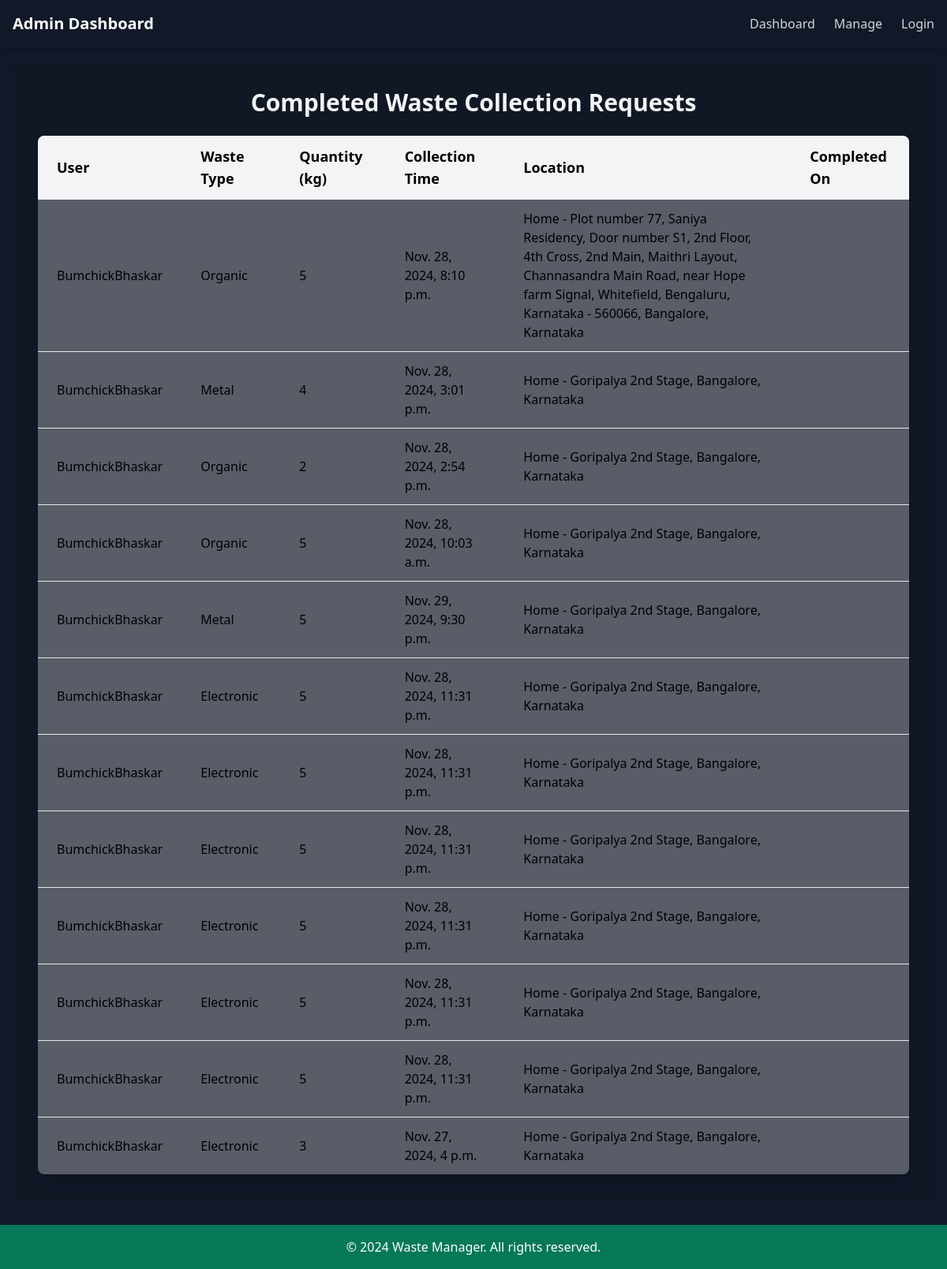
Page /adminn/completed-requests/ (signed in) on the committed database.
### wasteapp/models.py (models this page shows, shortened)
class WasteRequest(models.Model):
    user = models.ForeignKey(User, related_name='waste_requests', on_delete=models.CASCADE)
    waste_type = models.CharField(max_length=50, choices=WASTE_TYPES)
    quantity = models.PositiveIntegerField(help_text="Enter quantity in kg")
    collection_time = models.DateTimeField()
    collection_location = models.ForeignKey('profileapp.Address', on_delete=models.SET_NULL, null=True, blank=True)
    status = models.CharField(max_length=20, default='Pending', choices=[('Pending', 'Pending'), ('Completed', 'Completed')])
    created_at = models.DateTimeField(auto_now_add=True)
    driver = models.ForeignKey(User, on_delete=models.SET_NULL, null=True, blank=True, related_name="assigned_tasks")

### profileapp/models.py (models this page shows, shortened)
class Address(models.Model):
    HOME = 'Home'
    WORK = 'Work'
    OTHER = 'Other'
    ADDRESS_TYPES = [
        (HOME, 'Home'),
        (WORK, 'Work'),
        (OTHER, 'Other'),
    ]
    user = models.ForeignKey(User, on_delete=models.CASCADE, related_name="addresses")
    address = models.CharField(max_length=255)
    address_type = models.CharField(
        max_length=10,
        choices=ADDRESS_TYPES,
        default=HOME
    )
    city = models.CharField(max_length=100)
    state = models.CharField(max_length=100)
    postal_code = models.CharField(max_length=10)
    default = models.BooleanField(default=False)
    def __str__(self):
        return f"{self.address_type} - {self.address}, {self.city}, {self.state}"

### account_app/decorators.py (the view)
        def _wrapped_view(request, *args, **kwargs):
            if request.user.is_authenticated:
                if request.user.is_superuser:
                    if 'admin' in allowed_roles:  # Admin-only pages
                        return view_func(request, *args, **kwargs)
                    else:
                        return HttpResponseForbidden("Admins cannot access this page.")
                if hasattr(request.user, 'userprofile') and request.user.userprofile.role in allowed_roles:
                    return view_func(request, *args, **kwargs)
                else:
                    return HttpResponseForbidden("You do not have permission to access this page.")
            else:
                return redirect('login_user')  # Replace with your login URL name

### adminapp/views.py (called while the page is built)
@role_required(allowed_roles=['admin'])
def view_completed_requests(request):
    completed_requests = WasteRequest.objects.filter(status="Completed").order_by("-created_at")  # Get completed requests in descending order of creation date
    context = {"completed_requests": completed_requests}
    return render(request, "adminapp/completed_requests.html", context)

### templates/adminapp/completed_requests.html (shortened to what this page needs)
{% extends "adminapp/base.html" %}
{% block content %}
<div class="absolute inset-0 bg-gradient-to-r from-orange-500 to-orange-500 opacity-20 blur-3xl"></div>
<div class="relative z-10 min-h-screen bg-gray-900 p-6 sm:p-8 rounded-lg backdrop-blur-md bg-opacity-50">
    <h2 class="text-3xl font-extrabold text-gray-100 mb-6 text-center">Completed Waste Collection Requests</h2>
    {% if completed_requests %}
        <div class="overflow-x-auto bg-white shadow-lg rounded-lg backdrop-blur-md bg-opacity-30">
            <table class="min-w-full">
                <thead class="bg-gray-100">
                    <tr>
                        <th class="py-3 px-6 text-left text-lg">User</th>
                        <th class="py-3 px-6 text-left text-lg">Waste Type</th>
                        <th class="py-3 px-6 text-left text-lg">Quantity (kg)</th>
                        <th class="py-3 px-6 text-left text-lg">Collection Time</th>
                        <th class="py-3 px-6 text-left text-lg">Location</th>
                        <th class="py-3 px-6 text-left text-lg">Completed On</th>
                    </tr>
                </thead>
                <tbody>
                    {% for request in completed_requests %}
                        <tr class="border-t hover:bg-gray-200">
                            <td class="py-3 px-6">{{ request.user.username }}</td>
                            <td class="py-3 px-6">{{ request.waste_type }}</td>
                            <td class="py-3 px-6">{{ request.quantity }}</td>
                            <td class="py-3 px-6">{{ request.collection_time }}</td>
                            <td class="py-3 px-6">{{ request.collection_location }}</td>
                            <td class="py-3 px-6">{{ request.updated_at|date:"F j, Y, g:i a" }}</td>
                        </tr>
                    {% endfor %}
                </tbody>
            </table>
        </div>
    {% else %}
        <p class="text-gray-600 mt-4 text-center">No completed requests found.</p>
    {% endif %}
</div>
{% endblock %}

### templates/adminapp/base.html (shortened to what this page needs)
<!DOCTYPE html>
<html lang="en">
<head>
    <link href="https://cdn.jsdelivr.net/npm/tailwindcss@2.2.19/dist/tailwind.min.css" rel="stylesheet">
    <link href="https://cdnjs.cloudflare.com/ajax/libs/font-awesome/5.15.3/css/all.min.css" rel="stylesheet">
</head>
<body class="bg-gray-900 font-sans leading-normal tracking-normal">
    <div class="absolute inset-0 bg-gradient-to-r from-orange-500 to-orange-500 opacity-20 blur-3xl"></div>
    <nav class="bg-gray-900 text-white shadow-md fixed w-full z-10 top-0 left-0">
        <div class="max-w-7xl mx-auto px-4 py-4 flex justify-between items-center">
            <div class="flex items-center space-x-4">
                <h1 class="text-xl font-semibold">Admin Dashboard</h1>
            </div>
            <div class="hidden lg:flex items-center space-x-6" :class="{ 'block': open, 'hidden': !open }">
                <a href="{% url 'adminapp:dashboard' %}" class="text-gray-300 hover:text-red-400">Dashboard</a>
                <a href="{% url 'adminapp:manage_users' %}" class="text-gray-300 hover:text-gray-100">Manage</a>
                <a href="{% url 'login_user' %}" class="text-gray-300 hover:text-gray-100">Login</a>
            </div>
        </div>
    </nav>
    <div class="relative z-10 pt-20 pb-8 px-4 mx-auto max-w-7xl backdrop-blur-md bg-opacity-40">
        {% block content %}{% endblock %}
    </div>
    <footer class="bg-green-700 text-white text-center p-4">
        <p>&copy; 2024 Waste Manager. All rights reserved.</p>
    </footer>
</body>
</html>

### templates/adminapp/base.html (style rules this page uses)
body { font-family: 'Poppins', sans-serif; }

### rows in the picture
WasteRequest: user.username "BumchickBhaskar", waste_type "Organic", quantity "5", collection_time "Nov. 28, 2024, 8:10 p.m.", collection_location "Home - Plot number 77, Saniya Residency, Door number S1, 2nd Floor, 4th Cross, 2nd Main, Maithri Layout, Channasandra Main Road, near Hope farm Signal, Whitefield, Bengaluru, Karnataka - 560066, Bangalore, Karnataka"
WasteRequest: user.username "BumchickBhaskar", waste_type "Metal", quantity "4", collection_time "Nov. 28, 2024, 3:01 p.m.", collection_location "Home - Goripalya 2nd Stage, Bangalore, Karnataka"
WasteRequest: user.username "BumchickBhaskar", waste_type "Organic", quantity "2", collection_time "Nov. 28, 2024, 2:54 p.m.", collection_location "Home - Goripalya 2nd Stage, Bangalore, Karnataka"
WasteRequest: user.username "BumchickBhaskar", waste_type "Organic", quantity "5", collection_time "Nov. 28, 2024, 10:03 a.m.", collection_location "Home - Goripalya 2nd Stage, Bangalore, Karnataka"
WasteRequest: user.username "BumchickBhaskar", waste_type "Metal", quantity "5", collection_time "Nov. 29, 2024, 9:30 p.m.", collection_location "Home - Goripalya 2nd Stage, Bangalore, Karnataka"
WasteRequest: user.username "BumchickBhaskar", waste_type "Electronic", quantity "5", collection_time "Nov. 28, 2024, 11:31 p.m.", collection_location "Home - Goripalya 2nd Stage, Bangalore, Karnataka"
WasteRequest: user.username "BumchickBhaskar", waste_type "Electronic", quantity "5", collection_time "Nov. 28, 2024, 11:31 p.m.", collection_location "Home - Goripalya 2nd Stage, Bangalore, Karnataka"
WasteRequest: user.username "BumchickBhaskar", waste_type "Electronic", quantity "5", collection_time "Nov. 28, 2024, 11:31 p.m.", collection_location "Home - Goripalya 2nd Stage, Bangalore, Karnataka"
WasteRequest: user.username "BumchickBhaskar", waste_type "Electronic", quantity "5", collection_time "Nov. 28, 2024, 11:31 p.m.", collection_location "Home - Goripalya 2nd Stage, Bangalore, Karnataka"
WasteRequest: user.username "BumchickBhaskar", waste_type "Electronic", quantity "5", collection_time "Nov. 28, 2024, 11:31 p.m.", collection_location "Home - Goripalya 2nd Stage, Bangalore, Karnataka"
WasteRequest: user.username "BumchickBhaskar", waste_type "Electronic", quantity "5", collection_time "Nov. 28, 2024, 11:31 p.m.", collection_location "Home - Goripalya 2nd Stage, Bangalore, Karnataka"
WasteRequest: user.username "BumchickBhaskar", waste_type "Electronic", quantity "3", collection_time "Nov. 27, 2024, 4 p.m.", collection_location "Home - Goripalya 2nd Stage, Bangalore, Karnataka"
